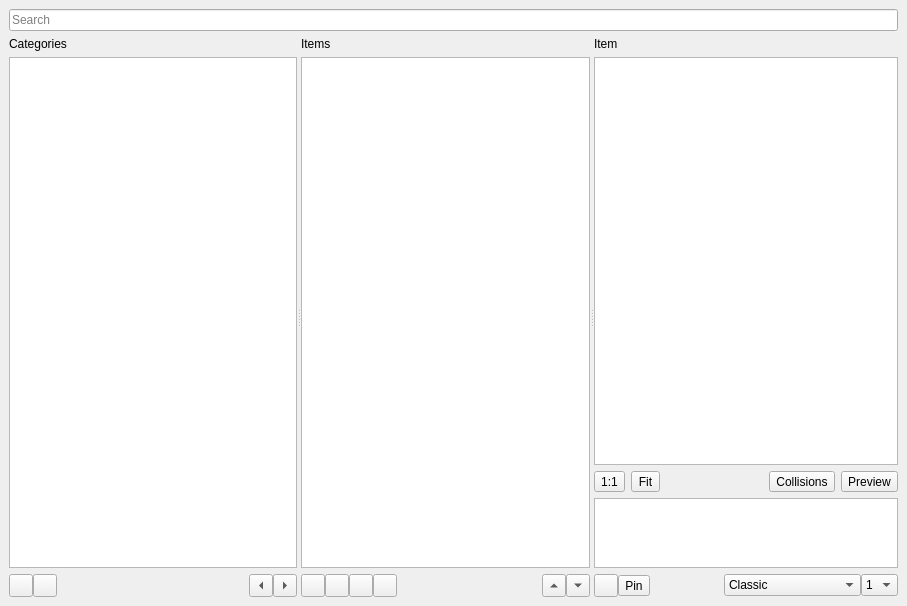
<?xml version="1.0" encoding="UTF-8"?>
<ui version="4.0">
 <class>Explorer</class>
 <widget class="QDockWidget" name="Explorer">
  <property name="geometry">
   <rect>
    <x>0</x>
    <y>0</y>
    <width>907</width>
    <height>606</height>
   </rect>
  </property>
  <property name="floating">
   <bool>false</bool>
  </property>
  <property name="features">
   <set>QDockWidget::DockWidgetFeature::DockWidgetClosable|QDockWidget::DockWidgetFeature::DockWidgetFloatable|QDockWidget::DockWidgetFeature::DockWidgetMovable</set>
  </property>
  <property name="windowTitle">
   <string>Explorer</string>
  </property>
  <widget class="QWidget" name="dockWidgetContents">
   <layout class="QVBoxLayout" name="verticalLayout">
    <item>
     <widget class="QLineEdit" name="SearchBar">
      <property name="inputMask">
       <string/>
      </property>
      <property name="placeholderText">
       <string>Search</string>
      </property>
      <property name="cursorMoveStyle">
       <enum>Qt::CursorMoveStyle::LogicalMoveStyle</enum>
      </property>
      <property name="clearButtonEnabled">
       <bool>true</bool>
      </property>
     </widget>
    </item>
    <item>
     <widget class="QSplitter" name="splitter">
      <property name="orientation">
       <enum>Qt::Orientation::Horizontal</enum>
      </property>
      <widget class="QWidget" name="CatsTab" native="true">
       <layout class="QVBoxLayout" name="verticalLayout_2">
        <property name="leftMargin">
         <number>0</number>
        </property>
        <property name="rightMargin">
         <number>0</number>
        </property>
        <item>
         <widget class="QLabel" name="LCategories">
          <property name="text">
           <string>Categories</string>
          </property>
         </widget>
        </item>
        <item>
         <widget class="QTreeWidget" name="Categories">
          <property name="editTriggers">
           <set>QAbstractItemView::EditTrigger::NoEditTriggers</set>
          </property>
          <property name="alternatingRowColors">
           <bool>true</bool>
          </property>
          <property name="selectionMode">
           <enum>QAbstractItemView::SelectionMode::ExtendedSelection</enum>
          </property>
          <attribute name="headerVisible">
           <bool>false</bool>
          </attribute>
          <column>
           <property name="text">
            <string notr="true">1</string>
           </property>
          </column>
         </widget>
        </item>
        <item>
         <layout class="QHBoxLayout" name="horizontalLayout">
          <property name="spacing">
           <number>0</number>
          </property>
          <item>
           <widget class="QToolButton" name="CatsAddCC">
            <property name="text">
             <string/>
            </property>
            <property name="icon">
             <iconset theme="list-add"/>
            </property>
            <property name="arrowType">
             <enum>Qt::ArrowType::NoArrow</enum>
            </property>
           </widget>
          </item>
          <item>
           <widget class="QToolButton" name="CatsRemoveCC">
            <property name="text">
             <string/>
            </property>
            <property name="icon">
             <iconset theme="list-remove"/>
            </property>
           </widget>
          </item>
          <item>
           <spacer name="horizontalSpacer">
            <property name="orientation">
             <enum>Qt::Orientation::Horizontal</enum>
            </property>
            <property name="sizeHint" stdset="0">
             <size>
              <width>40</width>
              <height>20</height>
             </size>
            </property>
           </spacer>
          </item>
          <item>
           <widget class="QToolButton" name="CatPrev">
            <property name="text">
             <string>...</string>
            </property>
            <property name="arrowType">
             <enum>Qt::ArrowType::LeftArrow</enum>
            </property>
           </widget>
          </item>
          <item>
           <widget class="QToolButton" name="CatNext">
            <property name="text">
             <string>...</string>
            </property>
            <property name="arrowType">
             <enum>Qt::ArrowType::RightArrow</enum>
            </property>
           </widget>
          </item>
         </layout>
        </item>
       </layout>
      </widget>
      <widget class="QWidget" name="ItemsTab" native="true">
       <layout class="QVBoxLayout" name="verticalLayout_3">
        <property name="leftMargin">
         <number>0</number>
        </property>
        <property name="rightMargin">
         <number>0</number>
        </property>
        <item>
         <widget class="QLabel" name="LItems">
          <property name="text">
           <string>Items</string>
          </property>
         </widget>
        </item>
        <item>
         <widget class="QListWidget" name="Items">
          <property name="mouseTracking">
           <bool>true</bool>
          </property>
          <property name="autoFillBackground">
           <bool>true</bool>
          </property>
          <property name="editTriggers">
           <set>QAbstractItemView::EditTrigger::NoEditTriggers</set>
          </property>
          <property name="alternatingRowColors">
           <bool>true</bool>
          </property>
          <property name="resizeMode">
           <enum>QListView::ResizeMode::Fixed</enum>
          </property>
          <property name="layoutMode">
           <enum>QListView::LayoutMode::SinglePass</enum>
          </property>
          <property name="spacing">
           <number>10</number>
          </property>
          <property name="viewMode">
           <enum>QListView::ViewMode::IconMode</enum>
          </property>
         </widget>
        </item>
        <item>
         <layout class="QHBoxLayout" name="horizontalLayout_2">
          <property name="spacing">
           <number>0</number>
          </property>
          <item>
           <widget class="QToolButton" name="TilesListView">
            <property name="text">
             <string/>
            </property>
            <property name="icon">
             <iconset resource="../../../resources/res.qrc">
              <normaloff>:/grids/grid/list.svg</normaloff>:/grids/grid/list.svg</iconset>
            </property>
            <property name="arrowType">
             <enum>Qt::ArrowType::NoArrow</enum>
            </property>
           </widget>
          </item>
          <item>
           <widget class="QToolButton" name="TilesGridViewBig">
            <property name="text">
             <string/>
            </property>
            <property name="icon">
             <iconset resource="../../../resources/res.qrc">
              <normaloff>:/grids/grid/mediumgrid.svg</normaloff>:/grids/grid/mediumgrid.svg</iconset>
            </property>
           </widget>
          </item>
          <item>
           <widget class="QToolButton" name="TilesGridViewSmall">
            <property name="text">
             <string/>
            </property>
            <property name="icon">
             <iconset resource="../../../resources/res.qrc">
              <normaloff>:/grids/grid/smallgrid.svg</normaloff>:/grids/grid/smallgrid.svg</iconset>
            </property>
           </widget>
          </item>
          <item>
           <widget class="QToolButton" name="TilesIconView">
            <property name="text">
             <string/>
            </property>
            <property name="icon">
             <iconset resource="../../../resources/res.qrc">
              <normaloff>:/grids/grid/smallgrid2.svg</normaloff>:/grids/grid/smallgrid2.svg</iconset>
            </property>
           </widget>
          </item>
          <item>
           <spacer name="horizontalSpacer_2">
            <property name="orientation">
             <enum>Qt::Orientation::Horizontal</enum>
            </property>
            <property name="sizeHint" stdset="0">
             <size>
              <width>40</width>
              <height>20</height>
             </size>
            </property>
           </spacer>
          </item>
          <item>
           <widget class="QToolButton" name="TilePrev">
            <property name="text">
             <string>...</string>
            </property>
            <property name="arrowType">
             <enum>Qt::ArrowType::UpArrow</enum>
            </property>
           </widget>
          </item>
          <item>
           <widget class="QToolButton" name="TileNext">
            <property name="text">
             <string>...</string>
            </property>
            <property name="arrowType">
             <enum>Qt::ArrowType::DownArrow</enum>
            </property>
           </widget>
          </item>
         </layout>
        </item>
       </layout>
      </widget>
      <widget class="QWidget" name="ItemTab" native="true">
       <layout class="QVBoxLayout" name="verticalLayout_4">
        <property name="leftMargin">
         <number>0</number>
        </property>
        <property name="rightMargin">
         <number>0</number>
        </property>
        <item>
         <widget class="QLabel" name="LItem">
          <property name="text">
           <string>Item</string>
          </property>
         </widget>
        </item>
        <item>
         <widget class="SimpleViewport" name="Preview">
          <property name="sizePolicy">
           <sizepolicy hsizetype="Preferred" vsizetype="Preferred">
            <horstretch>0</horstretch>
            <verstretch>1</verstretch>
           </sizepolicy>
          </property>
          <property name="mouseTracking">
           <bool>true</bool>
          </property>
         </widget>
        </item>
        <item>
         <layout class="QHBoxLayout" name="horizontalLayout_6">
          <item>
           <widget class="QToolButton" name="OnetoOne">
            <property name="text">
             <string>1:1</string>
            </property>
            <property name="arrowType">
             <enum>Qt::ArrowType::NoArrow</enum>
            </property>
           </widget>
          </item>
          <item>
           <widget class="QToolButton" name="FitInScreen">
            <property name="text">
             <string>Fit</string>
            </property>
            <property name="arrowType">
             <enum>Qt::ArrowType::NoArrow</enum>
            </property>
           </widget>
          </item>
          <item>
           <spacer name="horizontalSpacer_7">
            <property name="orientation">
             <enum>Qt::Orientation::Horizontal</enum>
            </property>
            <property name="sizeHint" stdset="0">
             <size>
              <width>40</width>
              <height>20</height>
             </size>
            </property>
           </spacer>
          </item>
          <item>
           <widget class="QToolButton" name="ToggleCollisions">
            <property name="text">
             <string>Collisions</string>
            </property>
            <property name="checkable">
             <bool>true</bool>
            </property>
            <property name="arrowType">
             <enum>Qt::ArrowType::NoArrow</enum>
            </property>
           </widget>
          </item>
          <item>
           <widget class="QToolButton" name="TogglePreview">
            <property name="text">
             <string>Preview</string>
            </property>
            <property name="checkable">
             <bool>true</bool>
            </property>
            <property name="arrowType">
             <enum>Qt::ArrowType::NoArrow</enum>
            </property>
           </widget>
          </item>
         </layout>
        </item>
        <item>
         <widget class="QTableWidget" name="Properties">
          <property name="sizePolicy">
           <sizepolicy hsizetype="Preferred" vsizetype="Preferred">
            <horstretch>0</horstretch>
            <verstretch>0</verstretch>
           </sizepolicy>
          </property>
          <property name="sizeAdjustPolicy">
           <enum>QAbstractScrollArea::SizeAdjustPolicy::AdjustToContents</enum>
          </property>
          <property name="editTriggers">
           <set>QAbstractItemView::EditTrigger::NoEditTriggers</set>
          </property>
          <property name="alternatingRowColors">
           <bool>false</bool>
          </property>
          <property name="showGrid">
           <bool>false</bool>
          </property>
          <property name="gridStyle">
           <enum>Qt::PenStyle::NoPen</enum>
          </property>
          <property name="sortingEnabled">
           <bool>false</bool>
          </property>
          <property name="cornerButtonEnabled">
           <bool>true</bool>
          </property>
          <attribute name="horizontalHeaderVisible">
           <bool>false</bool>
          </attribute>
          <attribute name="horizontalHeaderHighlightSections">
           <bool>true</bool>
          </attribute>
          <attribute name="verticalHeaderMinimumSectionSize">
           <number>20</number>
          </attribute>
          <attribute name="verticalHeaderDefaultSectionSize">
           <number>20</number>
          </attribute>
          <attribute name="verticalHeaderHighlightSections">
           <bool>true</bool>
          </attribute>
          <column>
           <property name="text">
            <string>Value</string>
           </property>
          </column>
         </widget>
        </item>
        <item>
         <layout class="QHBoxLayout" name="horizontalLayout_5">
          <property name="spacing">
           <number>0</number>
          </property>
          <item>
           <widget class="QToolButton" name="Favourite">
            <property name="text">
             <string/>
            </property>
            <property name="icon">
             <iconset theme="emblem-favorite"/>
            </property>
            <property name="arrowType">
             <enum>Qt::ArrowType::NoArrow</enum>
            </property>
           </widget>
          </item>
          <item>
           <widget class="QToolButton" name="Pin">
            <property name="text">
             <string>Pin</string>
            </property>
            <property name="icon">
             <iconset resource="../../../resources/res.qrc">
              <normaloff>:/special/special/pin.svg</normaloff>:/special/special/pin.svg</iconset>
            </property>
            <property name="arrowType">
             <enum>Qt::ArrowType::NoArrow</enum>
            </property>
           </widget>
          </item>
          <item>
           <spacer name="horizontalSpacer_5">
            <property name="orientation">
             <enum>Qt::Orientation::Horizontal</enum>
            </property>
            <property name="sizeHint" stdset="0">
             <size>
              <width>40</width>
              <height>20</height>
             </size>
            </property>
           </spacer>
          </item>
          <item>
           <widget class="QComboBox" name="RenderOption">
            <item>
             <property name="text">
              <string>Classic</string>
             </property>
            </item>
            <item>
             <property name="text">
              <string>Tile image</string>
             </property>
            </item>
            <item>
             <property name="text">
              <string>Henry</string>
             </property>
            </item>
            <item>
             <property name="text">
              <string>Unrendered</string>
             </property>
            </item>
            <item>
             <property name="text">
              <string>Rendered (sun)</string>
             </property>
            </item>
            <item>
             <property name="text">
              <string>Rendered (shaded)</string>
             </property>
            </item>
            <item>
             <property name="text">
              <string>Rendered (rain)</string>
             </property>
            </item>
            <item>
             <property name="text">
              <string>Sync</string>
             </property>
            </item>
           </widget>
          </item>
          <item>
           <widget class="QComboBox" name="LayerBox">
            <item>
             <property name="text">
              <string>1</string>
             </property>
            </item>
            <item>
             <property name="text">
              <string>2</string>
             </property>
            </item>
            <item>
             <property name="text">
              <string>3</string>
             </property>
            </item>
           </widget>
          </item>
         </layout>
        </item>
       </layout>
      </widget>
     </widget>
    </item>
   </layout>
  </widget>
 </widget>
 <customwidgets>
  <customwidget>
   <class>SimpleViewport</class>
   <extends>QGraphicsView</extends>
   <header>RWESharpWidgets.h</header>
  </customwidget>
 </customwidgets>
 <resources>
  <include location="../../../resources/res.qrc"/>
 </resources>
 <connections/>
</ui>
